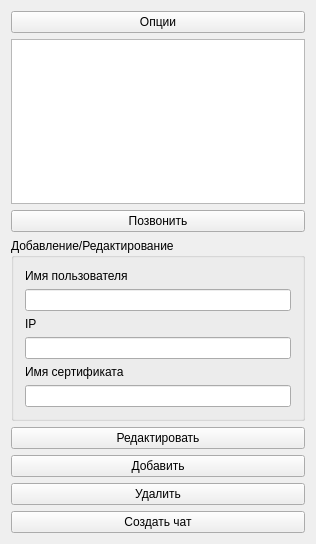
<?xml version="1.0" encoding="UTF-8"?>
<ui version="4.0">
 <class>ContactsWindow</class>
 <widget class="QWidget" name="ContactsWindow">
  <property name="geometry">
   <rect>
    <x>0</x>
    <y>0</y>
    <width>316</width>
    <height>544</height>
   </rect>
  </property>
  <property name="contextMenuPolicy">
   <enum>Qt::ActionsContextMenu</enum>
  </property>
  <property name="windowTitle">
   <string>Контакты</string>
  </property>
  <layout class="QVBoxLayout" name="verticalLayout_2">
   <item>
    <widget class="QPushButton" name="btnSettings">
     <property name="text">
      <string>Опции</string>
     </property>
    </widget>
   </item>
   <item>
    <widget class="QListWidget" name="lstUsers"/>
   </item>
   <item>
    <widget class="QPushButton" name="btnJoinChat">
     <property name="text">
      <string>Позвонить</string>
     </property>
    </widget>
   </item>
   <item>
    <widget class="QGroupBox" name="groupBox">
     <property name="title">
      <string>Добавление/Редактирование</string>
     </property>
     <layout class="QVBoxLayout" name="verticalLayout">
      <item>
       <widget class="QLabel" name="label_3">
        <property name="text">
         <string>Имя пользователя</string>
        </property>
       </widget>
      </item>
      <item>
       <widget class="QLineEdit" name="txtUserName"/>
      </item>
      <item>
       <widget class="QLabel" name="label_2">
        <property name="text">
         <string>IP</string>
        </property>
       </widget>
      </item>
      <item>
       <widget class="QLineEdit" name="txtIP"/>
      </item>
      <item>
       <widget class="QLabel" name="label">
        <property name="text">
         <string>Имя сертификата</string>
        </property>
       </widget>
      </item>
      <item>
       <widget class="QLineEdit" name="txtCert"/>
      </item>
     </layout>
    </widget>
   </item>
   <item>
    <widget class="QPushButton" name="btnEdit">
     <property name="enabled">
      <bool>true</bool>
     </property>
     <property name="text">
      <string>Редактировать</string>
     </property>
    </widget>
   </item>
   <item>
    <widget class="QPushButton" name="btnAdd">
     <property name="enabled">
      <bool>true</bool>
     </property>
     <property name="text">
      <string>Добавить</string>
     </property>
    </widget>
   </item>
   <item>
    <widget class="QPushButton" name="btnDelete">
     <property name="enabled">
      <bool>true</bool>
     </property>
     <property name="text">
      <string>Удалить</string>
     </property>
    </widget>
   </item>
   <item>
    <widget class="QPushButton" name="btnHostChat">
     <property name="text">
      <string>Создать чат</string>
     </property>
    </widget>
   </item>
  </layout>
 </widget>
 <layoutdefault spacing="6" margin="11"/>
 <resources/>
 <connections/>
</ui>
